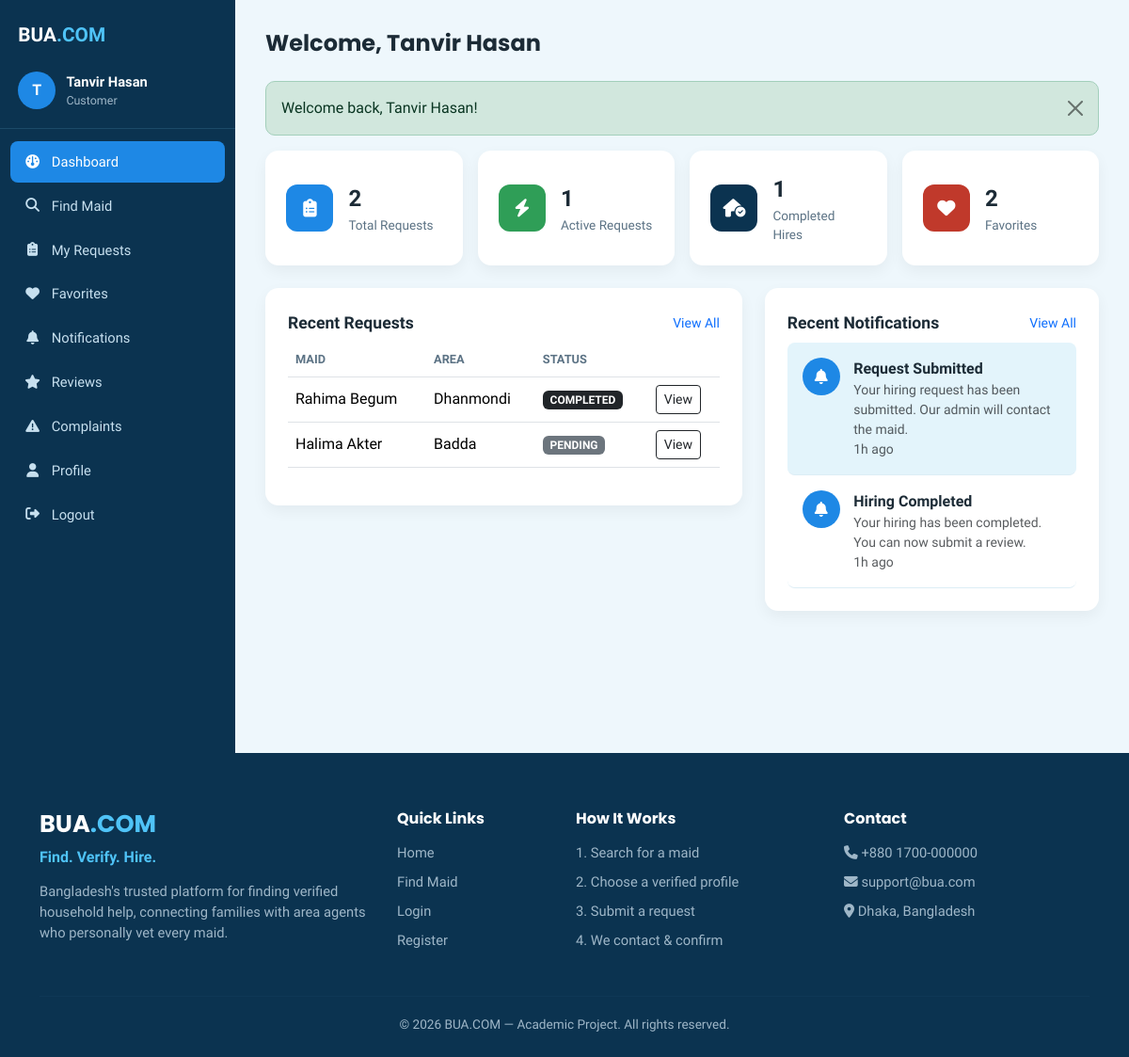
The app's page /customer/dashboard.php (signed in) with its own data.
### tables this page shows
CREATE TABLE hiring_requests (
    id INT AUTO_INCREMENT PRIMARY KEY,
    customer_id INT NOT NULL,
    maid_id INT NOT NULL,
    service_id INT NOT NULL,
    preferred_time VARCHAR(100) DEFAULT NULL,
    expected_salary DECIMAL(10,2) DEFAULT NULL,
    start_date DATE DEFAULT NULL,
    customer_phone VARCHAR(20) NOT NULL,
    customer_address VARCHAR(255) NOT NULL,
    customer_note TEXT DEFAULT NULL,
    status ENUM('PENDING','CONTACTING_MAID','MAID_CONSIDERING','ACCEPTED','REJECTED','HIRED','COMPLETED','CANCELLED') NOT NULL DEFAULT 'PENDING',
    assigned_admin INT DEFAULT NULL,
    created_at TIMESTAMP DEFAULT CURRENT_TIMESTAMP,
    updated_at TIMESTAMP DEFAULT CURRENT_TIMESTAMP ON UPDATE CURRENT_TIMESTAMP,
    FOREIGN KEY (customer_id) REFERENCES users(id) ON DELETE CASCADE,
    FOREIGN KEY (maid_id) REFERENCES maids(id) ON DELETE CASCADE,
    FOREIGN KEY (service_id) REFERENCES services(id) ON DELETE RESTRICT,
    FOREIGN KEY (assigned_admin) REFERENCES users(id) ON DELETE SET NULL,
    INDEX idx_status (status),
    INDEX idx_customer (customer_id),
    INDEX idx_maid (maid_id)
);

CREATE TABLE maids (
    id INT AUTO_INCREMENT PRIMARY KEY,
    agent_id INT NOT NULL,
    name VARCHAR(100) NOT NULL,
    phone VARCHAR(20) NOT NULL,
    photo VARCHAR(255) DEFAULT NULL,
    area_id INT NOT NULL,
    permanent_district VARCHAR(100) DEFAULT NULL,
    experience_years INT NOT NULL DEFAULT 0,
    expected_salary DECIMAL(10,2) NOT NULL DEFAULT 0,
    working_type ENUM('full_time','part_time','live_in','hourly') NOT NULL DEFAULT 'full_time',
    preferred_time VARCHAR(100) DEFAULT NULL,
    current_households INT NOT NULL DEFAULT 0,
    availability ENUM('available','busy','unavailable') NOT NULL DEFAULT 'available',
    status ENUM('active','inactive') NOT NULL DEFAULT 'active',
    created_at TIMESTAMP DEFAULT CURRENT_TIMESTAMP,
    updated_at TIMESTAMP DEFAULT CURRENT_TIMESTAMP ON UPDATE CURRENT_TIMESTAMP,
    FOREIGN KEY (agent_id) REFERENCES users(id) ON DELETE CASCADE,
    FOREIGN KEY (area_id) REFERENCES areas(id) ON DELETE RESTRICT,
    INDEX idx_availability (availability),
    INDEX idx_area (area_id),
    INDEX idx_salary (expected_salary),
    INDEX idx_experience (experience_years)
);

CREATE TABLE areas (
    id INT AUTO_INCREMENT PRIMARY KEY,
    area_name VARCHAR(100) NOT NULL UNIQUE,
    status ENUM('active','inactive') NOT NULL DEFAULT 'active',
    created_at TIMESTAMP DEFAULT CURRENT_TIMESTAMP
);

CREATE TABLE notifications (
    id INT AUTO_INCREMENT PRIMARY KEY,
    user_id INT NOT NULL,
    title VARCHAR(150) NOT NULL,
    message TEXT NOT NULL,
    type VARCHAR(50) DEFAULT 'general',
    related_request_id INT DEFAULT NULL,
    is_read TINYINT(1) NOT NULL DEFAULT 0,
    created_at TIMESTAMP DEFAULT CURRENT_TIMESTAMP,
    FOREIGN KEY (user_id) REFERENCES users(id) ON DELETE CASCADE,
    INDEX idx_user_read (user_id, is_read)
);

### config/auth.php (called while the page is built, shortened)
<?php
function currentUserName(): ?string
{
    return $_SESSION['name'] ?? null;
}

### config/functions.php (called while the page is built, shortened)
<?php
require_once __DIR__ . '/auth.php';
function clean(?string $value): string
{
    return htmlspecialchars(trim($value ?? ''), ENT_QUOTES, 'UTF-8');
}
function getNotifications(int $userId, int $limit = 50): array
{
    $db = Database::getConnection();
    $stmt = $db->prepare('SELECT * FROM notifications WHERE user_id = ? ORDER BY created_at DESC LIMIT ?');
    $stmt->bindValue(1, $userId, PDO::PARAM_INT);
    $stmt->bindValue(2, $limit, PDO::PARAM_INT);
    $stmt->execute();
    return $stmt->fetchAll();
}
function statusBadgeClass(string $status): string
{
    return match ($status) {
        'PENDING' => 'bg-secondary',
        'CONTACTING_MAID' => 'bg-info text-dark',
        'MAID_CONSIDERING' => 'bg-warning text-dark',
        'ACCEPTED' => 'bg-primary',
        'HIRED' => 'bg-success',
        'COMPLETED' => 'bg-dark',
        'REJECTED', 'CANCELLED' => 'bg-danger',
        'VERIFIED' => 'bg-success',
        'UNDER_REVIEW' => 'bg-warning text-dark',
        'RESOLVED' => 'bg-success',
        default => 'bg-secondary',
    };
}
function timeAgo(string $datetime): string
{
    $diff = time() - strtotime($datetime);
    if ($diff < 86400) return floor($diff / 3600) . 'h ago';
    return date('d M Y', strtotime($datetime));
}

### customer/dashboard.php (the view, shortened to what this page needs)
<?php
require_once __DIR__ . '/../config/functions.php';
$db = Database::getConnection();
$uid = currentUserId();
$stmt = $db->prepare('SELECT COUNT(*) FROM hiring_requests WHERE customer_id = ?');
$stmt->execute([$uid]);
$totalRequests = (int) $stmt->fetchColumn();
$stmt = $db->prepare("SELECT COUNT(*) FROM hiring_requests WHERE customer_id = ? AND status IN ('PENDING','CONTACTING_MAID','MAID_CONSIDERING','ACCEPTED','HIRED')");
$stmt->execute([$uid]);
$activeRequests = (int) $stmt->fetchColumn();
$stmt = $db->prepare("SELECT COUNT(*) FROM hiring_requests WHERE customer_id = ? AND status = 'COMPLETED'");
$stmt->execute([$uid]);
$completedHires = (int) $stmt->fetchColumn();
$stmt = $db->prepare('SELECT COUNT(*) FROM favorites WHERE customer_id = ?');
$stmt->execute([$uid]);
$favCount = (int) $stmt->fetchColumn();
$recentNotifs = array_slice(getNotifications($uid), 0, 5);
$stmt = $db->prepare('
    SELECT hr.*, m.name AS maid_name, m.photo, a.area_name
    FROM hiring_requests hr
    JOIN maids m ON m.id = hr.maid_id
    JOIN areas a ON a.id = m.area_id
    WHERE hr.customer_id = ?
    ORDER BY hr.created_at DESC LIMIT 5
');
$stmt->execute([$uid]);
$recentRequests = $stmt->fetchAll();
include __DIR__ . '/../includes/header.php';
?>
<div class="dashboard-wrapper">
    <?php include __DIR__ . '/../includes/sidebar.php'; ?>
    <main class="dashboard-main">
        <div class="dashboard-topbar">
            <h1>Welcome, <?= clean(currentUserName()) ?></h1>
        </div>
        <?php include __DIR__ . '/../includes/alerts.php'; ?>
        <div class="row g-3 mb-4">
            <div class="col-md-3 col-6">
                <div class="stat-card"><div class="stat-icon" style="background:#1e88e5;"><i class="fa-solid fa-clipboard-list"></i></div>
                    <div><p class="stat-value"><?= $totalRequests ?></p><p class="stat-label">Total Requests</p></div></div>
            </div>
            <div class="col-md-3 col-6">
                <div class="stat-card"><div class="stat-icon" style="background:#2f9e57;"><i class="fa-solid fa-bolt"></i></div>
                    <div><p class="stat-value"><?= $activeRequests ?></p><p class="stat-label">Active Requests</p></div></div>
            </div>
            <div class="col-md-3 col-6">
                <div class="stat-card"><div class="stat-icon" style="background:#0b3350;"><i class="fa-solid fa-house-circle-check"></i></div>
                    <div><p class="stat-value"><?= $completedHires ?></p><p class="stat-label">Completed Hires</p></div></div>
            </div>
            <div class="col-md-3 col-6">
                <div class="stat-card"><div class="stat-icon" style="background:#c0392b;"><i class="fa-solid fa-heart"></i></div>
                    <div><p class="stat-value"><?= $favCount ?></p><p class="stat-label">Favorites</p></div></div>
            </div>
        </div>
        <div class="row g-4">
            <div class="col-lg-7">
                <div class="panel">
                    <div class="d-flex justify-content-between align-items-center mb-2">
                        <div class="panel-title mb-0">Recent Requests</div>
                        <a href="my-requests.php" class="small">View All</a>
                    </div>
                    <?php if (empty($recentRequests)): ?>
                        <p class="text-muted mb-0">You haven't made any hiring requests yet. <a href="search-maids.php">Find a maid</a></p>
                    <?php else: ?>
                        <div class="table-responsive">
                        <table class="table">
                            <thead><tr><th>Maid</th><th>Area</th><th>Status</th><th></th></tr></thead>
                            <tbody>
                            <?php foreach ($recentRequests as $r): ?>
                                <tr>
                                    <td><?= clean($r['maid_name']) ?></td>
                                    <td><?= clean($r['area_name']) ?></td>
                                    <td><span class="badge <?= statusBadgeClass($r['status']) ?>"><?= clean($r['status']) ?></span></td>
                                    <td><a href="request-details.php?id=<?= (int) $r['id'] ?>" class="btn btn-sm btn-outline-dark">View</a></td>
                                </tr>
                            <?php endforeach; ?>
                            </tbody>
                        </table>
                        </div>
                    <?php endif; ?>
                </div>
            </div>
            <div class="col-lg-5">
                <div class="panel">
                    <div class="d-flex justify-content-between align-items-center mb-2">
                        <div class="panel-title mb-0">Recent Notifications</div>
                        <a href="notifications.php" class="small">View All</a>
                    </div>
                    <?php if (empty($recentNotifs)): ?>
                        <p class="text-muted mb-0">No notifications yet.</p>
                    <?php else: foreach ($recentNotifs as $n): ?>
                        <div class="notif-item <?= $n['is_read'] ? '' : 'unread' ?>" style="border-radius:8px;">
                            <div class="notif-icon"><i class="fa-solid fa-bell"></i></div>
                            <div>
                                <div class="fw-semibold"><?= clean($n['title']) ?></div>
                                <div class="small text-muted"><?= clean($n['message']) ?></div>
                                <div class="small text-muted"><?= timeAgo($n['created_at']) ?></div>
                            </div>
                        </div>
                    <?php endforeach; endif; ?>
                </div>
            </div>
        </div>
    </main>
</div>
<?php include __DIR__ . '/../includes/footer.php'; ?>

### assets/css/style.css (style rules this page uses)
:root { --bua-dark: #0b3350; --bua-dark-2: #124267; --bua-accent: #1e88e5; --bua-accent-2: #4fc3f7; --bua-cream: #eef7fc; --bua-tan: #cfe9f5; --bua-text-muted: #9fb7c8; --bua-success: #2f9e57; --bua-radius: 14px; }
* { box-sizing: border-box; }
body { font-family: 'Hind Siliguri', 'Poppins', sans-serif; background: var(--bua-cream); color: #1c2b36; }
h1, h2, h3, h4, h5, .brand-font { font-family: 'Poppins', sans-serif; font-weight: 700; }
a { text-decoration: none; }
.dashboard-wrapper { display: flex; min-height: 100vh; background: #eef7fc; }
.dashboard-main { flex: 1; padding: 2rem; max-width: 100%; overflow-x: hidden; }
.dashboard-topbar { display: flex; justify-content: space-between; align-items: center; margin-bottom: 1.6rem; }
.dashboard-topbar h1 { font-size: 1.5rem; margin: 0; }
.stat-card { background: #fff; border-radius: var(--bua-radius); padding: 1.4rem; box-shadow: 0 6px 16px rgba(0,0,0,.05); display: flex; align-items: center; gap: 1rem; height: 100%; }
.stat-icon { width: 50px; height: 50px; border-radius: 12px; display: flex; align-items: center; justify-content: center; font-size: 1.2rem; color: #fff; flex-shrink: 0; }
.stat-value { font-size: 1.5rem; font-weight: 800; margin: 0; }
.stat-label { color: #5b7284; font-size: .85rem; margin: 0; }
.panel { background: #fff; border-radius: var(--bua-radius); padding: 1.5rem; box-shadow: 0 6px 16px rgba(0,0,0,.05); margin-bottom: 1.5rem; }
.panel-title { font-weight: 700; font-size: 1.1rem; margin-bottom: 1.1rem; }
.table thead th { font-size: .8rem; text-transform: uppercase; color: #5b7284; border-bottom-width: 1px; }
.table td, .table th { vertical-align: middle; }
.notif-item { display: flex; gap: .9rem; padding: 1rem; border-bottom: 1px solid #dcedf5; }
.notif-item.unread { background: #e3f4fb; }
.notif-icon { width: 40px; height: 40px; border-radius: 50%; background: var(--bua-accent); color: #fff; display: flex; align-items: center; justify-content: center; flex-shrink: 0; }

### records on screen
hiring_requests: maid.name "Rahima Begum", areas.area_name "Dhanmondi", status "COMPLETED"
hiring_requests: maid.name "Halima Akter", areas.area_name "Badda", status "PENDING"
notifications: title "Request Submitted", message "Your hiring request has been submitted. Our admin will contact the maid.", created_at "1h ago"
notifications: title "Hiring Completed", message "Your hiring has been completed. You can now submit a review.", created_at "1h ago"

### other values on screen
substr(currentUserName() ?? 'U', 0, 1) "T"
currentUserName() "Tanvir Hasan"
$role "Customer"
$label "Dashboard Find Maid My Requests Favorites Notifications Reviews Complaints Profile"
$f['message'] "Welcome back, Tanvir Hasan!"
$totalRequests "2"
$activeRequests "1"
$completedHires "1"
$favCount "2"
